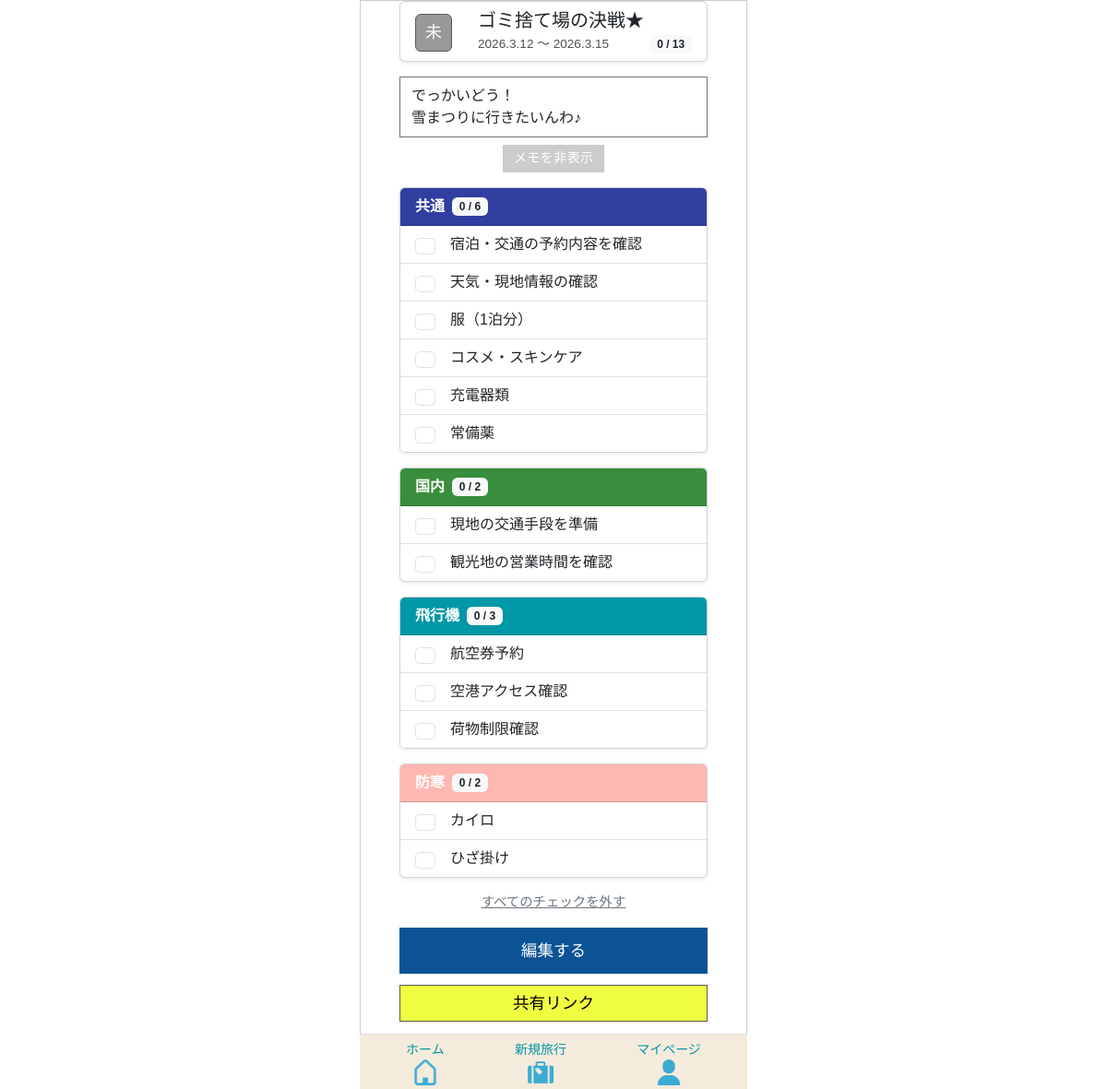
/travel/253/ (signed in), run on the app's committed database.
### app/models/travel.py (models this page shows, shortened)
class Travel_info(models.Model):
    class StayType(models.IntegerChoices):
        DAY_TRIP = 0, _("日帰り")
        STAY     = 1, _("宿泊")
    class LocationType(models.IntegerChoices):
        DOMESTIC = 0, _("国内")
        OVERSEAS = 1, _("海外")
    class StatusType(models.IntegerChoices):
        NOT_DONE  = 0, _("未")
        COMPLETE  = 1, _("完")
        PROCESSED = 2, _("済")
    travel_info_id = models.AutoField(
        primary_key=True,
        verbose_name=_("旅行情報ID")
    )
    user = models.ForeignKey(
        settings.AUTH_USER_MODEL,
        on_delete=models.CASCADE,
        verbose_name=_("ユーザーID")
    )
    travel_title = models.CharField(
        max_length=100,
        verbose_name=_("旅行タイトル")
    )
    start_date = models.DateField(
        verbose_name=_("開始日")
    )
    end_date = models.DateField(
        verbose_name=_("終了日")
    )
    stay_type = models.IntegerField(
        choices=StayType.choices,
        verbose_name=_("宿泊タイプ")
    )
    location = models.IntegerField(
        choices=LocationType.choices,
        verbose_name=_("場所"),
    )
    memo = models.CharField(
        max_length=230,
        blank=True,
        verbose_name=_("メモ")
    )
    status = models.IntegerField(
        choices=StatusType.choices,
        default=0,
        verbose_name=_("ステータス")
    )
    transport = models.ManyToManyField(
        "Transport",
        through="Travelmode",
        verbose_name=_("交通手段")
    )
    created_at = models.DateTimeField(
        auto_now_add=True,
        verbose_name=_("作成日")
    )
    updated_at = models.DateTimeField(
       auto_now=True,
        verbose_name=_("更新日")
    )
    class Meta:
        verbose_name = _("旅行情報")
        verbose_name_plural = _("旅行情報")

### app/models/template.py (models this page shows, shortened)
class TravelCategory(models.Model):
    class TravelType(models.IntegerChoices):
        AUTO  = 0, _("初期作成")
        CUSTOM = 1, _("ユーザー追加")
    class CategoryColor(models.IntegerChoices):
        PINK       = 0, "#e91e63ff"
        LIGHT_PINK = 1, "#ffb7b2fe"
        ORANGE     = 2, "#f57c00ff"
        GREEN      = 3, "#388e3cff"
        CYAN       = 4, "#0097a7ff"
        BLUE       = 5, "#303f9ffe"
        BROWN      = 6, "#795548ff"
        PURPLE     = 7, "#7b1fa2ff"
    template = models.ForeignKey(
        Template,
        on_delete=models.CASCADE,
        verbose_name=_("テンプレートID")
    )
    category_name = models.CharField(
        max_length=50,
        verbose_name=_("分類名")
    )
    travel_type = models.IntegerField(
        choices=TravelType.choices,
        verbose_name=_("分類タイプ")
    )
    category_color = models.IntegerField(
        choices=CategoryColor.choices,
        verbose_name=_("分類カラー")
    )
    created_at = models.DateTimeField(
         auto_now_add=True,
         verbose_name=_("作成日")
         )
    updated_at = models.DateTimeField(
        auto_now=True,
        verbose_name=_("更新日")
        )
    class Meta:
      verbose_name = _("旅行の分類")
    @property
    def checked_count(self):
        return self.travelitem_set.filter(item_checked=1).count()
    @property
    def total_count(self):
        return self.travelitem_set.count()

class TravelItem(models.Model):
    class ItemChecked(models.IntegerChoices):
        NO  = 0, _("NO")
        YES = 1, _("YES")
    travel_category = models.ForeignKey(
        TravelCategory,
        on_delete=models.CASCADE,
        verbose_name=_("旅行の分類ID")
    )
    item_name = models.CharField(
        max_length=128,
        verbose_name=_("項目名")
    )
    item_checked = models.IntegerField(
        choices=ItemChecked.choices,
        verbose_name=_("チェック済み項目")
    )
    created_at = models.DateTimeField(
         auto_now_add=True,
         verbose_name=_("作成日")
         )
    updated_at = models.DateTimeField(
        auto_now=True,
        verbose_name=_("更新日")
        )
    class Meta:
      verbose_name = _("旅行の項目")

### app/views/old_travel/travel_detail.py (the view)
# urls.py: path("travel/<int:travel_id>/", travel_detail, name="travel_detail"),
def travel_detail(request, travel_id):
    travel_info = get_object_or_404(Travel_info, pk=travel_id)
    template = Template.objects.filter(
    travel_info=travel_info
    ).first()
    if template:
        categories = TravelCategory.objects.filter(template=template)
        for cat in categories:
            cat.items = cat.travelitem_set.order_by('item_checked', 'id')
            cat.checked_count_display = cat.checked_count
            cat.total_count_display = cat.total_count
    else:
        categories = []
    items = TravelItem.objects.filter(travel_category__template=template)
    total_items = items.count()
    checked_items = items.filter(item_checked=1).count()
    today = timezone.now().date()
    if travel_info.end_date < today:
        status = "済"
    elif total_items > 0 and total_items == checked_items:
        status = "完"
    else:
        status = "未"
    travel_info.status_label = status
    context = {
        "travel_info": travel_info,
        "categories": categories,
        "template": template,
        "total_items": total_items,
        "checked_items": checked_items,
        "can_edit": True,
    }
    return render(request, "old_travel/travel_detail.html", context)

### templates/old_travel/travel_detail.html (shortened to what this page needs)
{% extends "base.html" %}
{% load static %}
{% block extra_css %}
{{ block.super }}
<link rel="stylesheet" href="{% static 'tabipre/css/old_template/template_base.css' %}">
{% endblock %}
{% block content %}
<div class="container mt-0">
  {% include "parts/travel_card.html" with card_travel_info=travel_info %}
  {% if travel_info.memo and not is_share_page %}
  <div class="mb-3">
    <div id="memoArea" class="collapse show">
      <div class="card memo-card">
           <div class="memo-inner">{{ travel_info.memo|linebreaksbr }}</div>
      </div>
    </div>
    <button class="memo-toggle-btn"
            data-bs-toggle="collapse"
            data-bs-target="#memoArea">
      メモを非表示
    </button>
  </div>
  {% endif %}
  {% for category in categories %}
  <div class="card mb-3 shadow-sm">
    <div class="card-header text-white d-flex justify-content-between align-items-center"
         style="background-color: {{ category.get_category_color_display }};">
      <div class="d-flex align-items-center">
        <strong>{{ category.category_name }}</strong>
        <span class="badge category-badge bg-light text-dark ms-2">
          {{ category.checked_count }} / {{ category.total_count }}
        </span>
      </div>
    </div>
    <ul id="cat{{ category.id }}" class="list-group list-group-flush">
      {% include "parts/category_card_editable.html" with category=category %}
    </ul>
  </div>
  {% endfor %}
  {% if can_edit %}
  <div class="mt-3">
    <a href="{% url 'app:travel_uncheck_all' travel_info.travel_info_id %}" class="uncheck-link">
      すべてのチェックを外す
    </a>
  </div>
  {% endif %}
  {% if can_edit %}
  <div class="mt-3 edit-button">
    {% if template %}
      <a href="{% url 'app:old_template_edit' template.id %}" class="btn btn-primary">
        編集する
      </a>
    {% else %}
      <span class="text-muted align-self-center">テンプレートは作成されていません</span>
    {% endif %}
    <a href="{% url 'app:travel_link' travel_info.travel_info_id %}" class="btn btn-link">
      共有リンク
    </a>
  </div>
  {% endif %}
</div>
{% endblock %}

### templates/parts/travel_card.html (shortened to what this page needs)
<div class="card mb-3 shadow-sm">
    <div class="card-body">
        <div class="d-flex align-items-start">
            <span id="travelStatus"
                  data-end-date="{{ card_travel_info.end_date|date:'Y-m-d' }}"
                  class="badge-t
                      {% if card_travel_info.status_label == '未' %}status-mi
                      {% elif card_travel_info.status_label == '完' %}status-kan
                      {% elif card_travel_info.status_label == '済' %}status-zumi
                      {% endif %}
                      status-vertical">
            </span>
            <div class="ms-2 flex-grow-1">
                <h5 class="mb-1">{{ card_travel_info.travel_title }}</h5>
                <div class="d-flex justify-content-between align-items-center">
                    <p class="travel-date mb-0">
                        {{ card_travel_info.start_date|date:"Y.n.j" }}
                        ～
                        {{ card_travel_info.end_date|date:"Y.n.j" }}
                    </p>
                    <span id="totalCheckCount" class="badge bg-light text-dark">
                    </span>
                </div>
            </div>
        </div>
    </div>
</div>

### templates/parts/category_card_editable.html
{% for item in category.items %}
    <li class="list-group-item">
        <div class="d-flex justify-content-between align-items-center">
            <div class="d-flex align-items-center">
                <input type="checkbox"
                       class="form-check-input me-3"
                       onchange="toggleItem(this, {{ item.id }})"
                       {% if item.item_checked %}checked{% endif %}>
                <span>{{ item.item_name }}</span>
            </div>
        </div>
    </li>
{% empty %}
    <li class="list-group-item text-muted">項目がありません</li>
{% endfor %}

### static/tabipre/css/base/base.css (style rules this page uses)
.btn, .btn-primary, .app-btn, .app-btn-primary, .app-btn-secondary, .app-btn-warning { border-radius: 0 !important; }
.badge-t { display: inline-block; min-width: 32px; border-radius: 6px; font-size: 18px; padding: 6px 10px; margin: 5px 20px 0 0 !important; border: 1px solid #595959; }
.badge-t.status-mi { background: #999; color: #fff; }
.card .travel-date { font-size: 0.85rem; opacity: 0.8; margin: 0; }
.card-body { padding: 8px 16px !important; }
input, select, textarea { width: 100%; padding: 6px 10px; border-radius: 0; border: 1px solid #595959; font-size: 18px; box-sizing: border-box; }
html { overflow-y: scroll; }

### static/tabipre/css/old_template/template_base.css (style rules this page uses)
.uncheck-link { color: #6c757d !important; font-size: 0.9rem; display: block; text-align: center; }
.edit-button { display: flex; flex-direction: column; gap: 0.75rem; width: 100%; }
.edit-button a { width: 100%; text-align: center; padding: 12px 0; font-size: 1.1rem; }
#memoArea .card, .memo-card { border: 1px solid #6c757d; border-radius: 0; }
.memo-inner { padding: 8px 12px; white-space: pre-line; text-align: left; max-height: 120px; overflow-y: auto; line-height: 1.5; }
.memo-toggle-btn { display: block; margin: 8px auto 0; padding: 4px 12px; background: #ccc; color: #fff; border: none; border-radius: 0; font-size: 0.9rem; cursor: pointer; }
.btn-primary { background: #4a90e2; border: none; font-size: 1.2rem; padding: 10px; }
.edit-button .btn-primary { background: #0b5394; }
.edit-button .btn-link { background: #eeff41; color: #000 !important; border: 1.5px solid #595959; padding: 6px 12px; border-radius: 4px; text-decoration: none; }
input[type="text"], button { border-radius: 0; }

### data on the page
Travel_info: travel_title "ゴミ捨て場の決戦★", start_date "2026.3.12", end_date "2026.3.15", memo "でっかいどう！ 雪まつりに行きたいんわ♪"
TravelCategory: category_name "共通", checked_count "0", total_count "6"
TravelItem: item_name "宿泊・交通の予約内容を確認"
TravelItem: item_name "天気・現地情報の確認"
TravelItem: item_name "服（1泊分）"
TravelItem: item_name "コスメ・スキンケア"
TravelItem: item_name "充電器類"
TravelItem: item_name "常備薬"
TravelCategory: category_name "国内", checked_count "0", total_count "2"
TravelItem: item_name "現地の交通手段を準備"
TravelItem: item_name "観光地の営業時間を確認"
TravelCategory: category_name "飛行機", checked_count "0", total_count "3"
TravelItem: item_name "航空券予約"
TravelItem: item_name "空港アクセス確認"
TravelItem: item_name "荷物制限確認"
TravelCategory: category_name "防寒", checked_count "0", total_count "2"
TravelItem: item_name "カイロ"
TravelItem: item_name "ひざ掛け"
